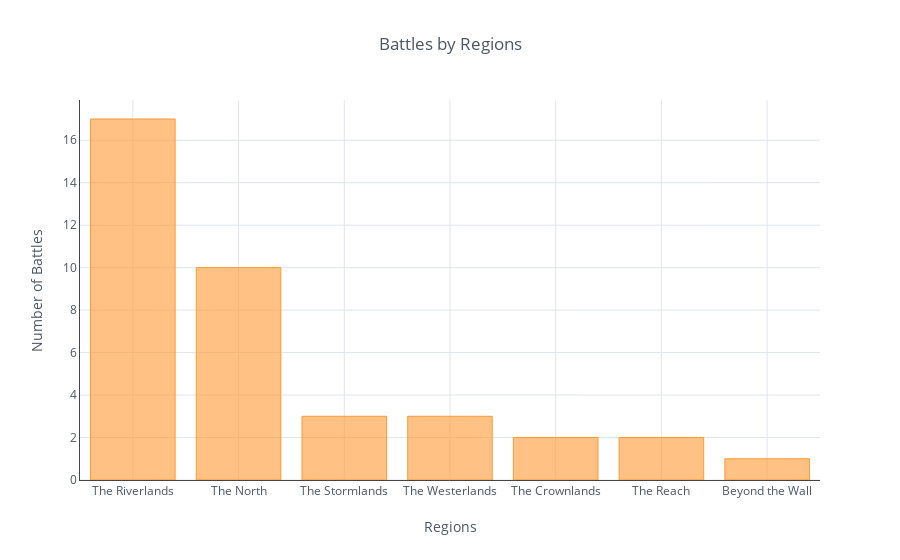

The notebook cell saved with this chart:
### Markdown cell above
## Which Regions saw most Battles?
<img src="https://racefortheironthrone.files.wordpress.com/2016/11/riverlands-political-map.jpg?w=580&h=781" alt="RiverLands" style="width: 200px;" align="left"/> **Riverland**s seem to be the favorite battle ground followed by the famous **The North**. Interestingly, till season 5, there was only 1 battle beyond the wall. Spoiler Alert: Winter is Coming!

### Code cell
battles_df.region.value_counts().iplot(kind='bar',
                                    xTitle='Regions',
                                    yTitle='Number of Battles',
                                    title='Battles by Regions',
                                    showline=True)

### Figure 1 — Plotly figure (JSON) as saved in the notebook; plotly's stock layout.template omitted (floating-point values rounded to 4 significant figures)
{"data": [{"marker": {"color": "rgba(255, 153, 51, 0.6)", "line": {"color": "rgba(255, 153, 51, 1.0)", "width": 1}}, "name": "region", "orientation": "v", "text": "", "type": "bar", "x": ["The Riverlands", "The North", "The Stormlands", "The Westerlands", "The Crownlands", "The Reach", "Beyond the Wall"], "y": [17, 10, 3, 3, 2, 2, 1]}], "layout": {"legend": {"bgcolor": "#FFFFFF", "font": {"color": "#4D5663"}}, "paper_bgcolor": "#FFFFFF", "plot_bgcolor": "#FFFFFF", "title": "Battles by Regions", "titlefont": {"color": "#4D5663"}, "xaxis1": {"gridcolor": "#E1E5ED", "showgrid": true, "showline": true, "tickfont": {"color": "#4D5663"}, "title": "Regions", "titlefont": {"color": "#4D5663"}, "zerolinecolor": "#E1E5ED"}, "yaxis1": {"gridcolor": "#E1E5ED", "showgrid": true, "showline": true, "tickfont": {"color": "#4D5663"}, "title": "Number of Battles", "titlefont": {"color": "#4D5663"}, "zerolinecolor": "#E1E5ED"}}}
